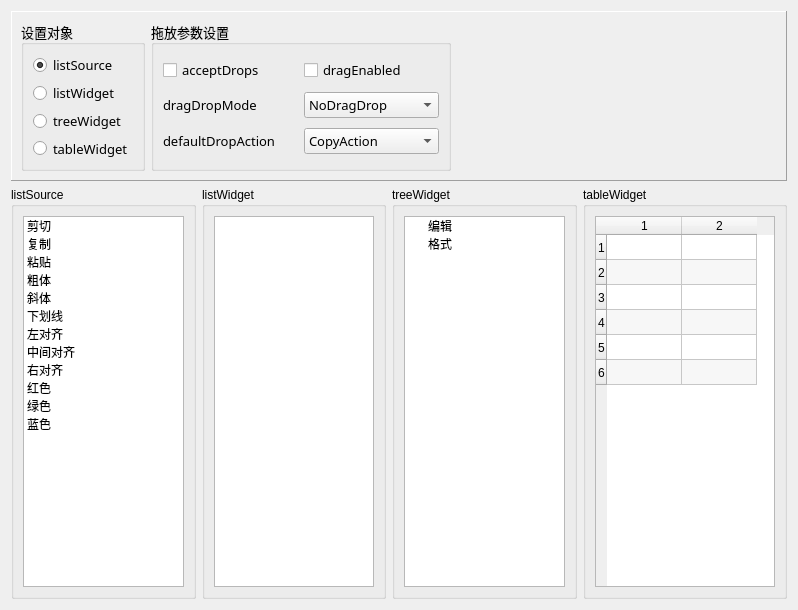
<?xml version="1.0" encoding="UTF-8"?>
<ui version="4.0">
 <class>Widget</class>
 <widget class="QWidget" name="Widget">
  <property name="geometry">
   <rect>
    <x>0</x>
    <y>0</y>
    <width>798</width>
    <height>610</height>
   </rect>
  </property>
  <property name="windowTitle">
   <string>Demo5_6,具有DrapDrop功能的组件</string>
  </property>
  <layout class="QVBoxLayout" name="verticalLayout">
   <item>
    <widget class="QFrame" name="frame">
     <property name="minimumSize">
      <size>
       <width>0</width>
       <height>170</height>
      </size>
     </property>
     <property name="maximumSize">
      <size>
       <width>16777215</width>
       <height>170</height>
      </size>
     </property>
     <property name="frameShape">
      <enum>QFrame::Panel</enum>
     </property>
     <property name="frameShadow">
      <enum>QFrame::Raised</enum>
     </property>
     <layout class="QHBoxLayout" name="horizontalLayout">
      <item>
       <widget class="QGroupBox" name="groupBox_7">
        <property name="font">
         <font>
          <family>新宋体</family>
          <pointsize>10</pointsize>
         </font>
        </property>
        <property name="title">
         <string>设置对象</string>
        </property>
        <layout class="QVBoxLayout" name="verticalLayout_2">
         <item>
          <widget class="QRadioButton" name="radio_Source">
           <property name="text">
            <string>listSource</string>
           </property>
           <property name="checked">
            <bool>true</bool>
           </property>
          </widget>
         </item>
         <item>
          <widget class="QRadioButton" name="radio_List">
           <property name="text">
            <string>listWidget</string>
           </property>
          </widget>
         </item>
         <item>
          <widget class="QRadioButton" name="radio_Tree">
           <property name="text">
            <string>treeWidget</string>
           </property>
          </widget>
         </item>
         <item>
          <widget class="QRadioButton" name="radio_Table">
           <property name="text">
            <string>tableWidget</string>
           </property>
          </widget>
         </item>
        </layout>
       </widget>
      </item>
      <item>
       <widget class="QGroupBox" name="groupBox_8">
        <property name="minimumSize">
         <size>
          <width>300</width>
          <height>0</height>
         </size>
        </property>
        <property name="maximumSize">
         <size>
          <width>300</width>
          <height>16777215</height>
         </size>
        </property>
        <property name="font">
         <font>
          <family>新宋体</family>
          <pointsize>10</pointsize>
         </font>
        </property>
        <property name="title">
         <string>拖放参数设置</string>
        </property>
        <layout class="QGridLayout" name="gridLayout_2" columnstretch="0,0" columnminimumwidth="0,0">
         <item row="0" column="0">
          <widget class="QCheckBox" name="chkBox_AcceptDrops">
           <property name="text">
            <string>acceptDrops</string>
           </property>
          </widget>
         </item>
         <item row="0" column="1">
          <widget class="QCheckBox" name="chkBox_DragEnabled">
           <property name="text">
            <string>dragEnabled</string>
           </property>
          </widget>
         </item>
         <item row="1" column="0">
          <widget class="QLabel" name="label_3">
           <property name="text">
            <string>dragDropMode</string>
           </property>
          </widget>
         </item>
         <item row="1" column="1">
          <widget class="QComboBox" name="combo_Mode">
           <item>
            <property name="text">
             <string>NoDragDrop</string>
            </property>
           </item>
           <item>
            <property name="text">
             <string>DragOnly</string>
            </property>
           </item>
           <item>
            <property name="text">
             <string>DropOnly</string>
            </property>
           </item>
           <item>
            <property name="text">
             <string>DragDrop</string>
            </property>
           </item>
           <item>
            <property name="text">
             <string>internalMove</string>
            </property>
           </item>
          </widget>
         </item>
         <item row="2" column="0">
          <widget class="QLabel" name="label_4">
           <property name="text">
            <string>defaultDropAction</string>
           </property>
          </widget>
         </item>
         <item row="2" column="1">
          <widget class="QComboBox" name="combo_DefaultAction">
           <item>
            <property name="text">
             <string>CopyAction</string>
            </property>
           </item>
           <item>
            <property name="text">
             <string>MoveAction</string>
            </property>
           </item>
           <item>
            <property name="text">
             <string>LinkAction</string>
            </property>
           </item>
           <item>
            <property name="text">
             <string>IgnoreAction</string>
            </property>
           </item>
          </widget>
         </item>
        </layout>
       </widget>
      </item>
      <item>
       <spacer name="horizontalSpacer">
        <property name="orientation">
         <enum>Qt::Horizontal</enum>
        </property>
        <property name="sizeHint" stdset="0">
         <size>
          <width>40</width>
          <height>20</height>
         </size>
        </property>
       </spacer>
      </item>
     </layout>
    </widget>
   </item>
   <item>
    <layout class="QHBoxLayout" name="horizontalLayout_2" stretch="1,1,1,1">
     <item>
      <widget class="QGroupBox" name="groupBox_3">
       <property name="title">
        <string>listSource</string>
       </property>
       <layout class="QVBoxLayout" name="verticalLayout_3">
        <item>
         <widget class="QListWidget" name="listSource">
          <item>
           <property name="text">
            <string>剪切</string>
           </property>
           <property name="icon">
            <iconset resource="../Resource/res.qrc">
             <normaloff>:/icons/images/200.bmp</normaloff>:/icons/images/200.bmp</iconset>
           </property>
          </item>
          <item>
           <property name="text">
            <string>复制</string>
           </property>
           <property name="icon">
            <iconset resource="../Resource/res.qrc">
             <normaloff>:/icons/images/202.bmp</normaloff>:/icons/images/202.bmp</iconset>
           </property>
          </item>
          <item>
           <property name="text">
            <string>粘贴</string>
           </property>
           <property name="icon">
            <iconset resource="../Resource/res.qrc">
             <normaloff>:/icons/images/204.bmp</normaloff>:/icons/images/204.bmp</iconset>
           </property>
          </item>
          <item>
           <property name="text">
            <string>粗体</string>
           </property>
           <property name="icon">
            <iconset resource="../Resource/res.qrc">
             <normaloff>:/icons/images/500.bmp</normaloff>:/icons/images/500.bmp</iconset>
           </property>
          </item>
          <item>
           <property name="text">
            <string>斜体</string>
           </property>
           <property name="icon">
            <iconset resource="../Resource/res.qrc">
             <normaloff>:/icons/images/502.bmp</normaloff>:/icons/images/502.bmp</iconset>
           </property>
          </item>
          <item>
           <property name="text">
            <string>下划线</string>
           </property>
           <property name="icon">
            <iconset resource="../Resource/res.qrc">
             <normaloff>:/icons/images/504.bmp</normaloff>:/icons/images/504.bmp</iconset>
           </property>
          </item>
          <item>
           <property name="text">
            <string>左对齐</string>
           </property>
           <property name="icon">
            <iconset resource="../Resource/res.qrc">
             <normaloff>:/icons/images/508.bmp</normaloff>:/icons/images/508.bmp</iconset>
           </property>
          </item>
          <item>
           <property name="text">
            <string>中间对齐</string>
           </property>
           <property name="icon">
            <iconset resource="../Resource/res.qrc">
             <normaloff>:/icons/images/510.bmp</normaloff>:/icons/images/510.bmp</iconset>
           </property>
          </item>
          <item>
           <property name="text">
            <string>右对齐</string>
           </property>
           <property name="icon">
            <iconset resource="../Resource/res.qrc">
             <normaloff>:/icons/images/512.bmp</normaloff>:/icons/images/512.bmp</iconset>
           </property>
          </item>
          <item>
           <property name="text">
            <string>红色</string>
           </property>
           <property name="icon">
            <iconset resource="../Resource/res.qrc">
             <normaloff>:/icons/images/718.bmp</normaloff>:/icons/images/718.bmp</iconset>
           </property>
          </item>
          <item>
           <property name="text">
            <string>绿色</string>
           </property>
           <property name="icon">
            <iconset resource="../Resource/res.qrc">
             <normaloff>:/icons/images/724.bmp</normaloff>:/icons/images/724.bmp</iconset>
           </property>
          </item>
          <item>
           <property name="text">
            <string>蓝色</string>
           </property>
           <property name="icon">
            <iconset resource="../Resource/res.qrc">
             <normaloff>:/icons/images/728.bmp</normaloff>:/icons/images/728.bmp</iconset>
           </property>
          </item>
         </widget>
        </item>
       </layout>
      </widget>
     </item>
     <item>
      <widget class="QGroupBox" name="groupBox_4">
       <property name="title">
        <string>listWidget</string>
       </property>
       <layout class="QVBoxLayout" name="verticalLayout_4">
        <item>
         <widget class="QListWidget" name="listWidget"/>
        </item>
       </layout>
      </widget>
     </item>
     <item>
      <widget class="QGroupBox" name="groupBox_5">
       <property name="title">
        <string>treeWidget</string>
       </property>
       <layout class="QVBoxLayout" name="verticalLayout_5">
        <item>
         <widget class="QTreeWidget" name="treeWidget">
          <property name="acceptDrops">
           <bool>true</bool>
          </property>
          <property name="autoScroll">
           <bool>true</bool>
          </property>
          <property name="editTriggers">
           <set>QAbstractItemView::NoEditTriggers</set>
          </property>
          <property name="showDropIndicator" stdset="0">
           <bool>true</bool>
          </property>
          <property name="dragDropOverwriteMode">
           <bool>true</bool>
          </property>
          <property name="dragDropMode">
           <enum>QAbstractItemView::InternalMove</enum>
          </property>
          <property name="defaultDropAction">
           <enum>Qt::MoveAction</enum>
          </property>
          <attribute name="headerVisible">
           <bool>false</bool>
          </attribute>
          <attribute name="headerStretchLastSection">
           <bool>true</bool>
          </attribute>
          <column>
           <property name="text">
            <string>编辑</string>
           </property>
          </column>
          <item>
           <property name="text">
            <string>编辑</string>
           </property>
          </item>
          <item>
           <property name="text">
            <string>格式</string>
           </property>
          </item>
         </widget>
        </item>
       </layout>
      </widget>
     </item>
     <item>
      <widget class="QGroupBox" name="groupBox_6">
       <property name="title">
        <string>tableWidget</string>
       </property>
       <layout class="QVBoxLayout" name="verticalLayout_6">
        <item>
         <widget class="QTableWidget" name="tableWidget">
          <property name="minimumSize">
           <size>
            <width>180</width>
            <height>0</height>
           </size>
          </property>
          <property name="autoScroll">
           <bool>true</bool>
          </property>
          <property name="tabKeyNavigation">
           <bool>true</bool>
          </property>
          <property name="showDropIndicator" stdset="0">
           <bool>true</bool>
          </property>
          <property name="dragEnabled">
           <bool>false</bool>
          </property>
          <property name="dragDropOverwriteMode">
           <bool>true</bool>
          </property>
          <property name="alternatingRowColors">
           <bool>true</bool>
          </property>
          <property name="sortingEnabled">
           <bool>false</bool>
          </property>
          <property name="wordWrap">
           <bool>true</bool>
          </property>
          <property name="cornerButtonEnabled">
           <bool>true</bool>
          </property>
          <property name="rowCount">
           <number>6</number>
          </property>
          <property name="columnCount">
           <number>2</number>
          </property>
          <attribute name="horizontalHeaderDefaultSectionSize">
           <number>75</number>
          </attribute>
          <attribute name="verticalHeaderVisible">
           <bool>true</bool>
          </attribute>
          <attribute name="verticalHeaderDefaultSectionSize">
           <number>25</number>
          </attribute>
          <attribute name="verticalHeaderHighlightSections">
           <bool>true</bool>
          </attribute>
          <row/>
          <row/>
          <row/>
          <row/>
          <row/>
          <row/>
          <column/>
          <column/>
         </widget>
        </item>
       </layout>
      </widget>
     </item>
    </layout>
   </item>
  </layout>
 </widget>
 <resources>
  <include location="../Resource/res.qrc"/>
 </resources>
 <connections/>
</ui>
